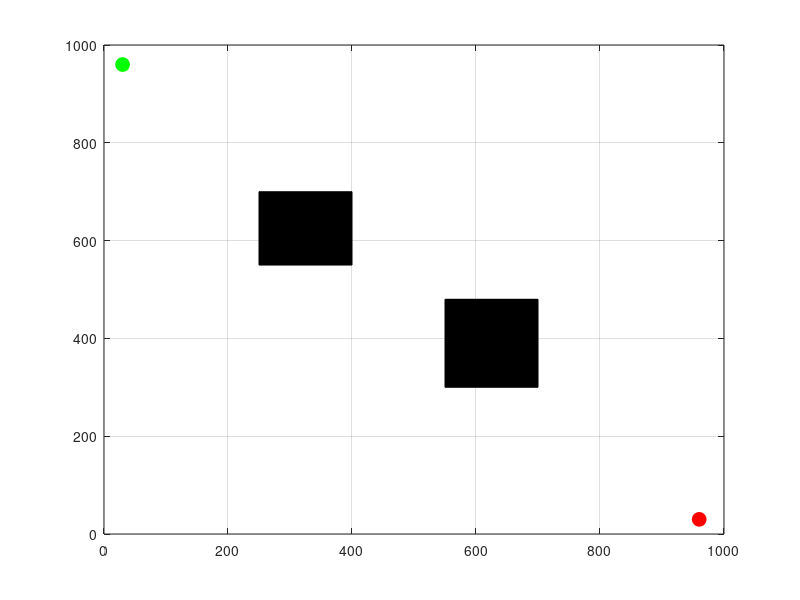

Write the MATLAB code that produced this figure. (Note: this script raises an error after producing the figure.)
% 环境初始化
clear;
clc;

% 定义环境的参数
x_max = 1000; % 地图行数
y_max = 1000; % 地图列数

% 定义起点和目标点
start_pose = [30, 960]; % 起点位置
goal_pose = [960, 30];  % 目标位置
step = 30;              % 每一步的步长
r = step;               % 每次扩展的步长
numNodes = 10000;       % 最大节点数
neighbor_radius = 50;   % 邻域半径，用于路径优化

% 定义障碍物
obstacle_list = [
    250, 550, 150, 150;  % 障碍物1：位置(250,550)，大小(150,150)
    550, 300, 150, 180;  % 障碍物2：位置(550,300)，大小(150,180)
];

% 定义障碍物的影响范围
or = 20; % 障碍物影响范围
obstacles = zeros(size(obstacle_list)); % 初始化障碍物矩阵
for i = 1:size(obstacle_list, 1)
    % 扩大障碍物范围
    obstacles(i, :) = [obstacle_list(i, 1)-or, obstacle_list(i, 2)-or, ...
                       obstacle_list(i, 3)+2*or, obstacle_list(i, 4)+2*or];
end

% 画图初始化
figure;
hold on;
axis([0 x_max 0 y_max]);
axis on;
box on;
grid on;

% 绘制障碍物（扩大后的范围）
for i = 1:size(obstacle_list, 1)
    rectangle('Position', obstacle_list(i, :), 'FaceColor', [0 0 0]);
end

% 绘制起点和目标点
plot(start_pose(1), start_pose(2), 'go', 'MarkerFaceColor', 'g', 'MarkerSize', 10); % 绿色圆点为起点
plot(goal_pose(1), goal_pose(2), 'ro', 'MarkerFaceColor', 'r', 'MarkerSize', 10); % 红色圆点为目标

% RRT*算法主体
path_V = start_pose; % 维护树的节点
path_E = [];         % 维护树的边
parent_nodes = -1;   % 父节点数组，记录每个节点的父节点索引（初始节点无父节点）
cost = [0];          % 每个节点的代价（起点的代价为0）

% 运行RRT*算法
goal_reached = false; % 是否到达目标
for k = 1:numNodes
    % 1. 在地图中随机生成一个点
    rand_point = [rand() * x_max, rand() * y_max]; % 随机生成点
    
    % 2. 找到最近的树节点
    [nearest_node, nearest_idx] = findNearestNode(path_V, rand_point);
    
    % 3. 从最近的节点扩展一个新节点
    new_point = extend(nearest_node, rand_point, r);
    
    % 4. 检查新节点是否与障碍物碰撞
    if isCollision(new_point, nearest_node, obstacles)
        continue;
    end
    
    % 5. 将新节点添加到树中
    path_V = [path_V; new_point];
    parent_nodes = [parent_nodes; nearest_idx]; % 初始父节点为最近节点
    new_node_idx = size(path_V, 1);
    cost = [cost; cost(nearest_idx) + norm(new_point - nearest_node)]; % 计算新节点的代价
    
    % 6. 在邻域范围内优化路径（寻找更优的父节点）
    neighbors = findNeighbors(path_V, new_point, neighbor_radius);
    for i = 1:length(neighbors)
        neighbor_idx = neighbors(i);
        neighbor_node = path_V(neighbor_idx, :);
        
        % 检查是否通过邻近节点连接会更短
        if ~isCollision(new_point, neighbor_node, obstacles)
            new_cost = cost(neighbor_idx) + norm(new_point - neighbor_node);
            if new_cost < cost(new_node_idx)
                % 更新父节点
                parent_nodes(new_node_idx) = neighbor_idx;
                cost(new_node_idx) = new_cost;
            end
        end
    end
    
    % 7. 更新邻居节点的父节点（检查是否可以通过新节点优化）
    for i = 1:length(neighbors)
        neighbor_idx = neighbors(i);
        neighbor_node = path_V(neighbor_idx, :);
        
        % 检查是否通过新节点连接会更短
        if ~isCollision(neighbor_node, new_point, obstacles)
            new_cost = cost(new_node_idx) + norm(neighbor_node - new_point);
            if new_cost < cost(neighbor_idx)
                % 更新邻居节点的父节点
                parent_nodes(neighbor_idx) = new_node_idx;
                cost(neighbor_idx) = new_cost;
            end
        end
    end
    
    % 绘制树的扩展过程
    line([nearest_node(1), new_point(1)], [nearest_node(2), new_point(2)], 'Color', 'm', 'LineWidth', 2, 'Marker', 'o', 'MarkerSize', 1.8);
    drawnow;
    
    % 8. 如果新节点接近目标点，则终止
    if norm(new_point - goal_pose) < r
        disp('找到路径!');
        goal_reached = true;
        break;
    end
end

if ~goal_reached
    disp('未能找到路径！');
    return;
end

% 回溯路径
final_node_idx = size(path_V, 1); % 最后一个节点的索引
path = [];
while final_node_idx > 0
    path = [path; path_V(final_node_idx, :)]; % 将当前节点添加到路径
    final_node_idx = parent_nodes(final_node_idx); % 获取父节点的索引
end

% 绘制最终路径
for i = 1:size(path, 1)-1
    line([path(i, 1), path(i+1, 1)], [path(i, 2), path(i+1, 2)], 'Color', 'b', 'LineWidth', 2);
end

% RRT*算法相关函数
function [nearest_node, nearest_idx] = findNearestNode(path_V, rand_point)
    % 找到距离随机点最近的节点
    distances = vecnorm(path_V - rand_point, 2, 2);
    [~, nearest_idx] = min(distances);
    nearest_node = path_V(nearest_idx, :);
end

function new_point = extend(nearest_node, rand_point, step_size)
    % 从最近节点扩展一个新节点
    direction = rand_point - nearest_node;
    direction = direction / norm(direction); % 单位化方向
    new_point = nearest_node + direction * step_size;
end

function collision = isCollision(new_point, nearest_node, obstacles)
    % 检查路径是否与障碍物碰撞
    collision = false;
    for i = 1:size(obstacles, 1)
        obs_x = obstacles(i, 1);
        obs_y = obstacles(i, 2);
        obs_width = obstacles(i, 3);
        obs_height = obstacles(i, 4);
        
        % 计算线段与矩形障碍物的交点
        if (min(nearest_node(1), new_point(1)) < obs_x + obs_width && ...
            max(nearest_node(1), new_point(1)) > obs_x && ...
            min(nearest_node(2), new_point(2)) < obs_y + obs_height && ...
            max(nearest_node(2), new_point(2)) > obs_y)
            collision = true;
            break;
        end
    end
end

function neighbors = findNeighbors(path_V, new_point, radius)
    % 找到邻域范围内的节点
    distances = vecnorm(path_V - new_point, 2, 2);
    neighbors = find(distances <= radius);
end
